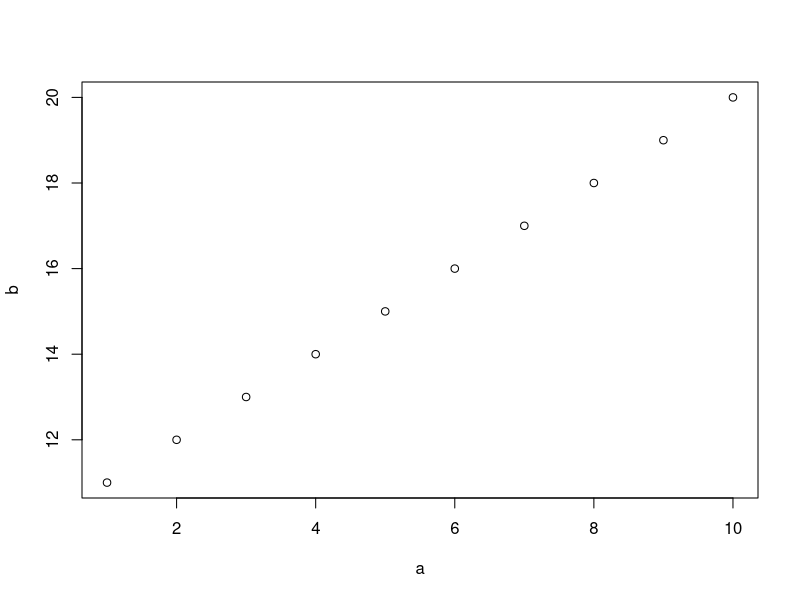
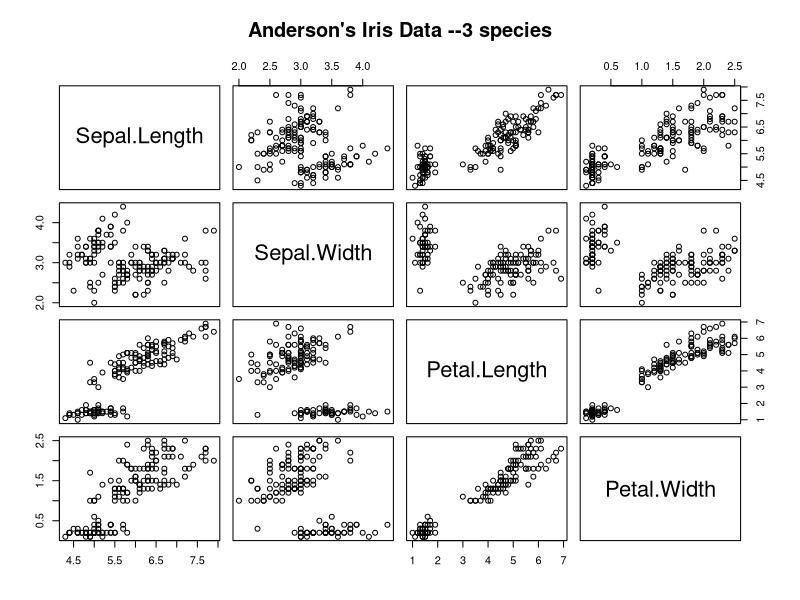
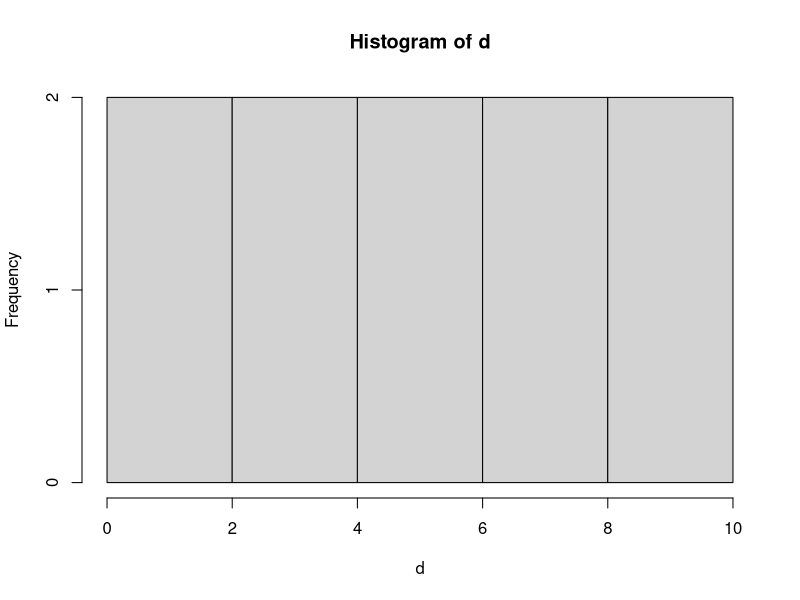
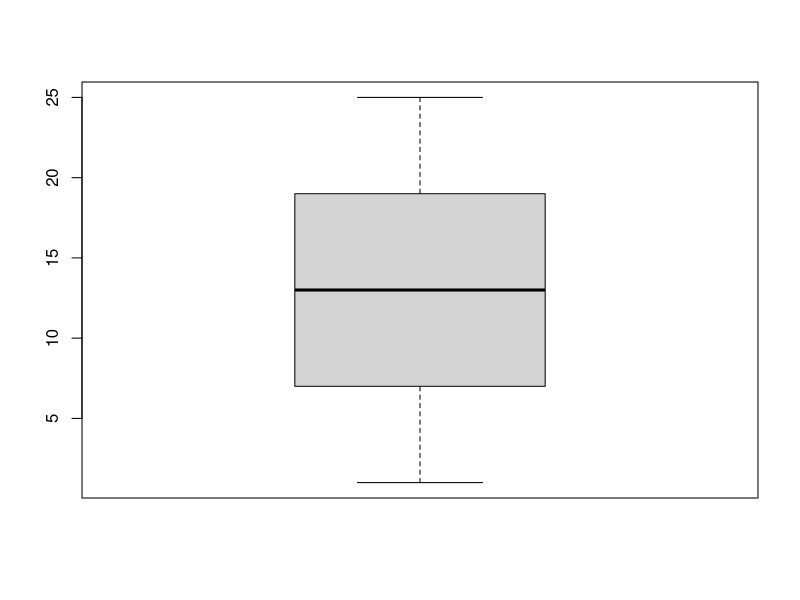

Source code (R) for these figures, in order:
#plot() : 산점도
a = c(1, 2, 3, 4, 5, 6, 7, 8, 9, 10)
b = c(11, 12, 13 ,14, 15, 16, 17, 18, 19, 20)
plot(a, b)

#pairs() : 산점도 행렬
c = pairs(iris[1:4], main="Anderson's Iris Data --3 species", pch=21, bg=c("red", "blue", "Yello")[unclass(iris$species)])

#hist() : 히스토그램
d = 1:10
hist(d)

#boxplot() : 박스플롯
e = 1:25
boxplot(e)
summary(e)